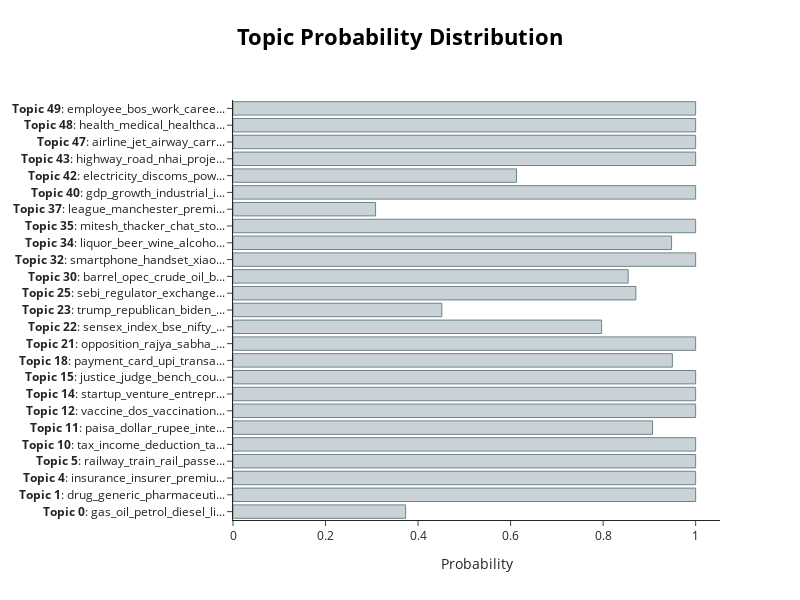

Write notebook code for a chart like this one.
### Markdown cell above
### Visualize docs

### Code cell
topic_model.visualize_distribution(probs[:50], min_probability=0.05)

### Figure 1 — Plotly figure (JSON) as saved in the notebook; plotly's stock layout.template omitted (floating-point values rounded to 4 significant figures)
{"data": [{"marker": {"color": "#C8D2D7", "line": {"color": "#6E8484", "width": 1}}, "orientation": "h", "type": "bar", "x": [0.3731, 1, 1, 1, 1, 0.9067, 1, 1, 1, 0.9497, 1, 0.7968, 0.4514, 0.8707, 0.8541, 1, 0.948, 1, 0.3082, 1, 0.6129, 1, 1, 1, 1], "y": ["<b>Topic 0</b>: gas_oil_petrol_diesel_li...", "<b>Topic 1</b>: drug_generic_pharmaceuti...", "<b>Topic 4</b>: insurance_insurer_premiu...", "<b>Topic 5</b>: railway_train_rail_passe...", "<b>Topic 10</b>: tax_income_deduction_ta...", "<b>Topic 11</b>: paisa_dollar_rupee_inte...", "<b>Topic 12</b>: vaccine_dos_vaccination...", "<b>Topic 14</b>: startup_venture_entrepr...", "<b>Topic 15</b>: justice_judge_bench_cou...", "<b>Topic 18</b>: payment_card_upi_transa...", "<b>Topic 21</b>: opposition_rajya_sabha_...", "<b>Topic 22</b>: sensex_index_bse_nifty_...", "<b>Topic 23</b>: trump_republican_biden_...", "<b>Topic 25</b>: sebi_regulator_exchange...", "<b>Topic 30</b>: barrel_opec_crude_oil_b...", "<b>Topic 32</b>: smartphone_handset_xiao...", "<b>Topic 34</b>: liquor_beer_wine_alcoho...", "<b>Topic 35</b>: mitesh_thacker_chat_sto...", "<b>Topic 37</b>: league_manchester_premi...", "<b>Topic 40</b>: gdp_growth_industrial_i...", "<b>Topic 42</b>: electricity_discoms_pow...", "<b>Topic 43</b>: highway_road_nhai_proje...", "<b>Topic 47</b>: airline_jet_airway_carr...", "<b>Topic 48</b>: health_medical_healthca...", "<b>Topic 49</b>: employee_bos_work_caree..."]}], "layout": {"height": 600, "hoverlabel": {"bgcolor": "white", "font": {"family": "Rockwell", "size": 16}}, "title": {"font": {"color": "Black", "size": 22}, "text": "<b>Topic Probability Distribution</b>", "x": 0.5, "xanchor": "center", "y": 0.95, "yanchor": "top"}, "width": 800, "xaxis": {"title": {"text": "Probability"}}}}
